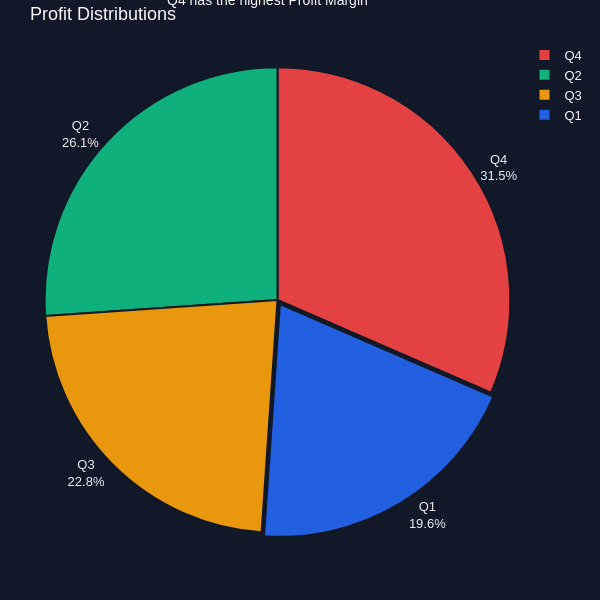

The notebook cell this image was saved under:
### Code cell
df3 = pd.DataFrame({
    "Quarter": ["Q1", "Q2", "Q3", "Q4"],
    "Profit_Margin": [0.18, 0.24, 0.21, 0.29]
})

fig = go.Figure()

fig.add_trace(
    go.Pie(
        labels=df3["Quarter"],
        values=df3["Profit_Margin"]
    )
)

fig.update_layout(
    title="Profit Distributions",
    width=600,
    height=600,
    margin=dict(l=40,r=40,t=40,b=40),
    paper_bgcolor="#111827",
    plot_bgcolor="#1F2937",

    font=dict(
        family="Arial",
        size=13,
        color="#F8FAFC"
    )
    
)


fig.update_traces(
    textinfo="label+percent",
    textposition="outside",

    marker=dict(
        colors=[
            "#2563EB",
            "#10B981",
            "#F59E0B",
            "#EF4444",
            "#8B5CF6"
        ],
        line=dict(
            color="#111827",
            width=2
        )
    ),

    pull=(0.02,0,0),

    opacity=0.95,

    hovertemplate=
        "<b>%{label}</b><br>"
        "Revenue: ₹%{value:,}<br>"
        "Share: %{percent}<extra></extra>"
)

fig.add_annotation(
    text="Q4 has the highest Profit Margin",
    x=0.5,
    y=1.15,
    showarrow=True,
    font=dict(
        size=14
    )
)

fig.show()

### Figure 1 — Plotly figure (JSON) as saved in the notebook; plotly's stock layout.template omitted (floating-point values rounded to 4 significant figures)
{"data": [{"hovertemplate": "<b>%{label}</b><br>Revenue: ₹%{value:,}<br>Share: %{percent}<extra></extra>", "labels": ["Q1", "Q2", "Q3", "Q4"], "marker": {"colors": ["#2563EB", "#10B981", "#F59E0B", "#EF4444", "#8B5CF6"], "line": {"color": "#111827", "width": 2}}, "opacity": 0.95, "pull": [0.02, 0, 0], "textinfo": "label+percent", "textposition": "outside", "type": "pie", "values": [0.18, 0.24, 0.21, 0.29]}], "layout": {"annotations": [{"font": {"size": 14}, "showarrow": true, "text": "Q4 has the highest Profit Margin", "x": 0.5, "y": 1.15}], "font": {"color": "#F8FAFC", "family": "Arial", "size": 13}, "height": 600, "margin": {"b": 40, "l": 40, "r": 40, "t": 40}, "paper_bgcolor": "#111827", "plot_bgcolor": "#1F2937", "title": {"text": "Profit Distributions"}, "width": 600}}
